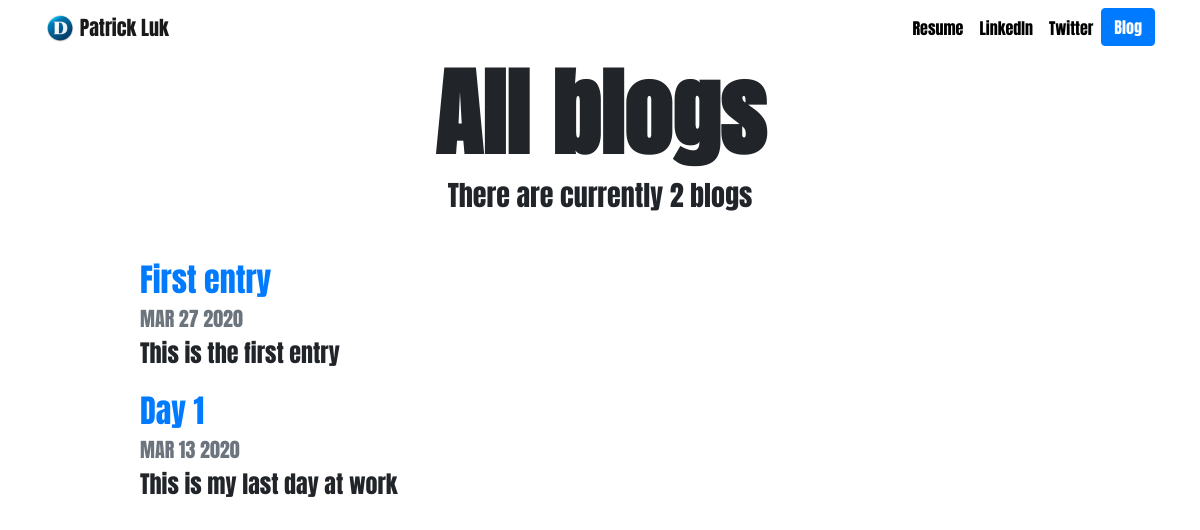
Screenshot of /blog/ with the database file from the repository.
### blog/models.py (models this page shows, shortened)
class Blog(models.Model):
    title = models.CharField(max_length=250)
    description = models.CharField(max_length=500)
    date = models.DateField()
    body = models.TextField()

### blog/views.py (the view)
# urls.py: path('', views.all_blogs, name='all_blogs'),
def all_blogs(request):
    blogs = Blog.objects.order_by('-date')
    return render(request, 'blog/all_blogs.html', {'blogs':blogs})

### blog/templates/blog/all_blogs.html
{% extends 'portfolio/base.html' %}
{% block content %}
<h1 id="blogtitle" class="font-weight-bold text-center">All blogs</h1>
<h3 class="text-center mb-5">There are currently {{ blogs.count }} blog{{ blogs.count|pluralize }} </h3>
{% for blog in blogs %}
  <div class="row justify-content-center my-3">
  <div class="col-md-10">
    <a href="{% url 'blog:detail' blog.id %}">
      <h2>{{ blog.title }}</h2>
    </a>
    <h5 class="text-muted">{{ blog.date|date:'M d Y'|upper }}</h5>
    <h4>{{ blog.description|striptags|truncatechars:100 }}</h4>
  </div>
</div>
{% endfor %}
{% endblock %}

### portfolio/static/portfolio/custom.css (style rules this page uses)
body { font-family: 'Anton', sans-serif; }
#blogtitle { font-size: 6rem; }

### rows the page displays
Blog: title "First entry", date "MAR 27 2020", description "This is the first entry"
Blog: title "Day 1", date "MAR 13 2020", description "This is my last day at work"

### other values shown
{{ blogs.count }} "2"
